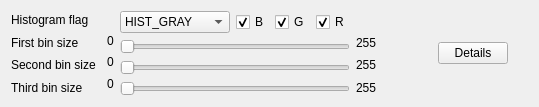
                <widget class="QWidget" name="tab_Hist">
                 <attribute name="title">
                  <string>Histogram</string>
                 </attribute>
                 <layout class="QGridLayout" name="gridLayout_25">
                  <item row="0" column="0">
                   <layout class="QGridLayout" name="gridLayout_8" columnstretch="0,0,6,0,2,0,0">
                    <property name="topMargin">
                     <number>0</number>
                    </property>
                    <property name="horizontalSpacing">
                     <number>6</number>
                    </property>
                    <item row="0" column="2">
                     <layout class="QVBoxLayout" name="verticalLayout_5" stretch="0,0,0,0">
                      <property name="sizeConstraint">
                       <enum>QLayout::SetMaximumSize</enum>
                      </property>
                      <item>
                       <layout class="QHBoxLayout" name="horizontalLayout_2" stretch="0,0,0,0,1">
                        <item>
                         <widget class="QComboBox" name="comboBox_histFlag">
                          <property name="sizePolicy">
                           <sizepolicy hsizetype="Minimum" vsizetype="Fixed">
                            <horstretch>0</horstretch>
                            <verstretch>0</verstretch>
                           </sizepolicy>
                          </property>
                          <property name="minimumSize">
                           <size>
                            <width>110</width>
                            <height>0</height>
                           </size>
                          </property>
                          <property name="maximumSize">
                           <size>
                            <width>73</width>
                            <height>16777215</height>
                           </size>
                          </property>
                          <item>
                           <property name="text">
                            <string>HIST_GRAY</string>
                           </property>
                          </item>
                          <item>
                           <property name="text">
                            <string>HIST_BGR</string>
                           </property>
                          </item>
                          <item>
                           <property name="text">
                            <string>HIST_HSV</string>
                           </property>
                          </item>
                         </widget>
                        </item>
                        <item>
                         <widget class="QCheckBox" name="checkBox_B">
                          <property name="text">
                           <string>B</string>
                          </property>
                          <property name="checked">
                           <bool>true</bool>
                          </property>
                         </widget>
                        </item>
                        <item>
                         <widget class="QCheckBox" name="checkBox_G">
                          <property name="text">
                           <string>G</string>
                          </property>
                          <property name="checked">
                           <bool>true</bool>
                          </property>
                         </widget>
                        </item>
                        <item>
                         <widget class="QCheckBox" name="checkBox_R">
                          <property name="text">
                           <string>R</string>
                          </property>
                          <property name="checked">
                           <bool>true</bool>
                          </property>
                         </widget>
                        </item>
                        <item>
                         <spacer name="horizontalSpacer_35">
                          <property name="orientation">
                           <enum>Qt::Horizontal</enum>
                          </property>
                          <property name="sizeType">
                           <enum>QSizePolicy::Preferred</enum>
                          </property>
                          <property name="sizeHint" stdset="0">
                           <size>
                            <width>15</width>
                            <height>20</height>
                           </size>
                          </property>
                         </spacer>
                        </item>
                       </layout>
                      </item>
                      <item>
                       <widget class="QSlider" name="horizontalSlider_fbin">
                        <property name="enabled">
                         <bool>true</bool>
                        </property>
                        <property name="sizePolicy">
                         <sizepolicy hsizetype="Expanding" vsizetype="Fixed">
                          <horstretch>0</horstretch>
                          <verstretch>0</verstretch>
                         </sizepolicy>
                        </property>
                        <property name="maximumSize">
                         <size>
                          <width>255</width>
                          <height>16777215</height>
                         </size>
                        </property>
                        <property name="maximum">
                         <number>255</number>
                        </property>
                        <property name="orientation">
                         <enum>Qt::Horizontal</enum>
                        </property>
                       </widget>
                      </item>
                      <item>
                       <widget class="QSlider" name="horizontalSlider_sbin">
                        <property name="sizePolicy">
                         <sizepolicy hsizetype="Expanding" vsizetype="Fixed">
                          <horstretch>0</horstretch>
                          <verstretch>0</verstretch>
                         </sizepolicy>
                        </property>
                        <property name="maximumSize">
                         <size>
                          <width>255</width>
                          <height>16777215</height>
                         </size>
                        </property>
                        <property name="maximum">
                         <number>255</number>
                        </property>
                        <property name="orientation">
                         <enum>Qt::Horizontal</enum>
                        </property>
                       </widget>
                      </item>
                      <item>
                       <widget class="QSlider" name="horizontalSlider_tbin">
                        <property name="sizePolicy">
                         <sizepolicy hsizetype="Expanding" vsizetype="Fixed">
                          <horstretch>0</horstretch>
                          <verstretch>0</verstretch>
                         </sizepolicy>
                        </property>
                        <property name="maximumSize">
                         <size>
                          <width>255</width>
                          <height>16777215</height>
                         </size>
                        </property>
                        <property name="maximum">
                         <number>255</number>
                        </property>
                        <property name="orientation">
                         <enum>Qt::Horizontal</enum>
                        </property>
                       </widget>
                      </item>
                     </layout>
                    </item>
                    <item row="0" column="0">
                     <layout class="QVBoxLayout" name="verticalLayout_6">
                      <property name="rightMargin">
                       <number>5</number>
                      </property>
                      <item>
                       <widget class="QLabel" name="label_12">
                        <property name="text">
                         <string>Histogram flag</string>
                        </property>
                       </widget>
                      </item>
                      <item>
                       <widget class="QLabel" name="label_6">
                        <property name="text">
                         <string>First bin size</string>
                        </property>
                       </widget>
                      </item>
                      <item>
                       <widget class="QLabel" name="label_10">
                        <property name="text">
                         <string>Second bin size</string>
                        </property>
                       </widget>
                      </item>
                      <item>
                       <widget class="QLabel" name="label_11">
                        <property name="text">
                         <string>Third bin size</string>
                        </property>
                       </widget>
                      </item>
                     </layout>
                    </item>
                    <item row="0" column="6">
                     <spacer name="horizontalSpacer_26">
                      <property name="orientation">
                       <enum>Qt::Horizontal</enum>
                      </property>
                      <property name="sizeType">
                       <enum>QSizePolicy::Maximum</enum>
                      </property>
                      <property name="sizeHint" stdset="0">
                       <size>
                        <width>20</width>
                        <height>20</height>
                       </size>
                      </property>
                     </spacer>
                    </item>
                    <item row="0" column="1">
                     <layout class="QVBoxLayout" name="verticalLayout_15">
                      <property name="leftMargin">
                       <number>0</number>
                      </property>
                      <property name="bottomMargin">
                       <number>5</number>
                      </property>
                      <item>
                       <widget class="QLabel" name="label_9">
                        <property name="text">
                         <string/>
                        </property>
                       </widget>
                      </item>
                      <item>
                       <widget class="QLabel" name="label_bMin">
                        <property name="font">
                         <font>
                          <pointsize>9</pointsize>
                         </font>
                        </property>
                        <property name="text">
                         <string>0</string>
                        </property>
                       </widget>
                      </item>
                      <item>
                       <widget class="QLabel" name="label_gMin">
                        <property name="font">
                         <font>
                          <pointsize>9</pointsize>
                         </font>
                        </property>
                        <property name="text">
                         <string>0</string>
                        </property>
                       </widget>
                      </item>
                      <item>
                       <widget class="QLabel" name="label_rMin">
                        <property name="font">
                         <font>
                          <pointsize>9</pointsize>
                         </font>
                        </property>
                        <property name="text">
                         <string>0</string>
                        </property>
                       </widget>
                      </item>
                     </layout>
                    </item>
                    <item row="0" column="3">
                     <layout class="QVBoxLayout" name="verticalLayout_16">
                      <item>
                       <widget class="QLabel" name="label_29">
                        <property name="text">
                         <string/>
                        </property>
                       </widget>
                      </item>
                      <item>
                       <widget class="QLabel" name="label_bMax">
                        <property name="font">
                         <font>
                          <pointsize>9</pointsize>
                         </font>
                        </property>
                        <property name="text">
                         <string>255</string>
                        </property>
                       </widget>
                      </item>
                      <item>
                       <widget class="QLabel" name="label_gMax">
                        <property name="font">
                         <font>
                          <pointsize>9</pointsize>
                         </font>
                        </property>
                        <property name="text">
                         <string>255</string>
                        </property>
                       </widget>
                      </item>
                      <item>
                       <widget class="QLabel" name="label_rMax">
                        <property name="font">
                         <font>
                          <pointsize>9</pointsize>
                         </font>
                        </property>
                        <property name="text">
                         <string>255</string>
                        </property>
                       </widget>
                      </item>
                     </layout>
                    </item>
                    <item row="0" column="5">
                     <widget class="QPushButton" name="pushButton_2">
                      <property name="sizePolicy">
                       <sizepolicy hsizetype="Fixed" vsizetype="Fixed">
                        <horstretch>0</horstretch>
                        <verstretch>0</verstretch>
                       </sizepolicy>
                      </property>
                      <property name="maximumSize">
                       <size>
                        <width>70</width>
                        <height>16777215</height>
                       </size>
                      </property>
                      <property name="text">
                       <string>Details</string>
                      </property>
                     </widget>
                    </item>
                    <item row="0" column="4">
                     <spacer name="horizontalSpacer_25">
                      <property name="orientation">
                       <enum>Qt::Horizontal</enum>
                      </property>
                      <property name="sizeType">
                       <enum>QSizePolicy::Expanding</enum>
                      </property>
                      <property name="sizeHint" stdset="0">
                       <size>
                        <width>40</width>
                        <height>20</height>
                       </size>
                      </property>
                     </spacer>
                    </item>
                   </layout>
                  </item>
                 </layout>
                </widget>
